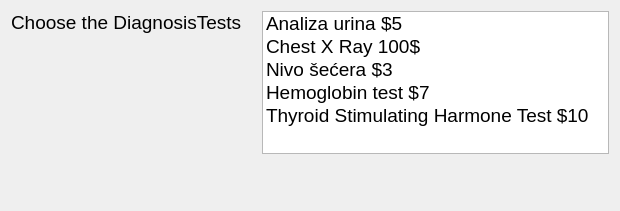
<?xml version="1.0" encoding="UTF-8"?>
<ui version="4.0">
 <class>Dialog</class>
 <widget class="QDialog" name="Dialog">
  <property name="geometry">
   <rect>
    <x>0</x>
    <y>0</y>
    <width>620</width>
    <height>211</height>
   </rect>
  </property>
  <property name="windowTitle">
   <string>List Widget1</string>
  </property>
  <layout class="QGridLayout" name="gridLayout">
   <property name="spacing">
    <number>20</number>
   </property>
   <item row="0" column="0">
    <widget class="QLabel" name="label">
     <property name="font">
      <font>
       <family>Microsoft Sans Serif</family>
       <pointsize>14</pointsize>
      </font>
     </property>
     <property name="text">
      <string>Choose the DiagnosisTests</string>
     </property>
     <property name="alignment">
      <set>Qt::AlignLeading|Qt::AlignLeft|Qt::AlignTop</set>
     </property>
    </widget>
   </item>
   <item row="0" column="1">
    <widget class="QListWidget" name="listWidgetDiagnosis">
     <property name="font">
      <font>
       <family>MS Sans Serif</family>
       <pointsize>14</pointsize>
      </font>
     </property>
     <item>
      <property name="text">
       <string>Analiza urina $5</string>
      </property>
     </item>
     <item>
      <property name="text">
       <string>Chest X Ray 100$</string>
      </property>
     </item>
     <item>
      <property name="text">
       <string>Nivo šećera $3</string>
      </property>
     </item>
     <item>
      <property name="text">
       <string>Hemoglobin test $7</string>
      </property>
     </item>
     <item>
      <property name="text">
       <string>Thyroid Stimulating Harmone Test $10</string>
      </property>
     </item>
    </widget>
   </item>
   <item row="1" column="0" colspan="2">
    <widget class="QLabel" name="labelTest">
     <property name="font">
      <font>
       <family>Microsoft Sans Serif</family>
       <pointsize>17</pointsize>
      </font>
     </property>
     <property name="text">
      <string/>
     </property>
    </widget>
   </item>
  </layout>
 </widget>
 <resources/>
 <connections/>
</ui>
